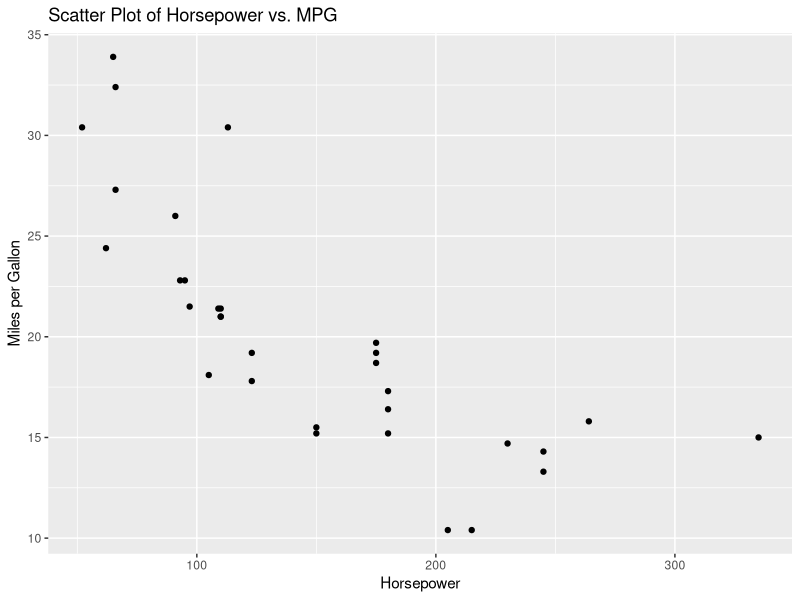
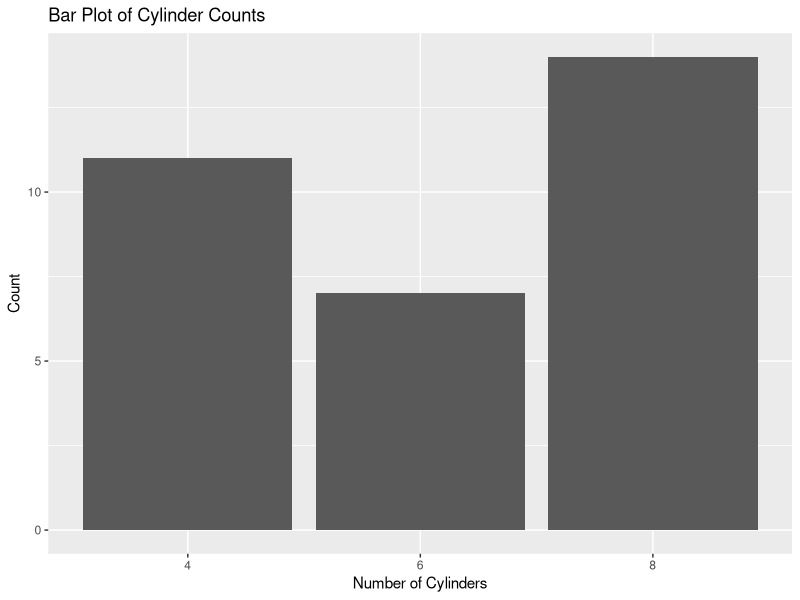
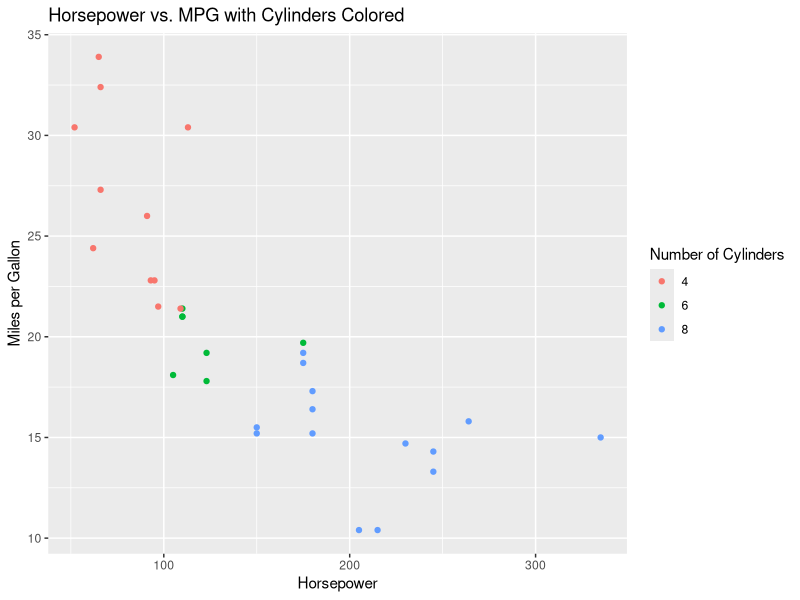
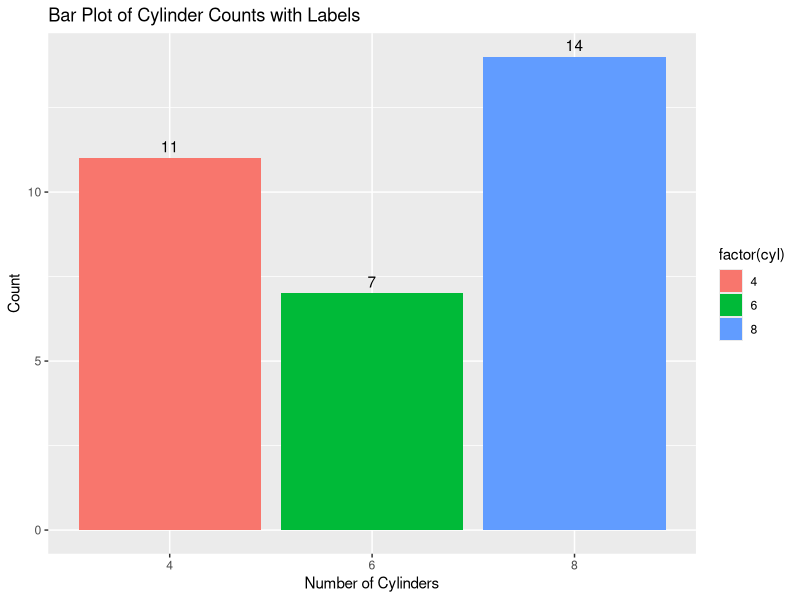
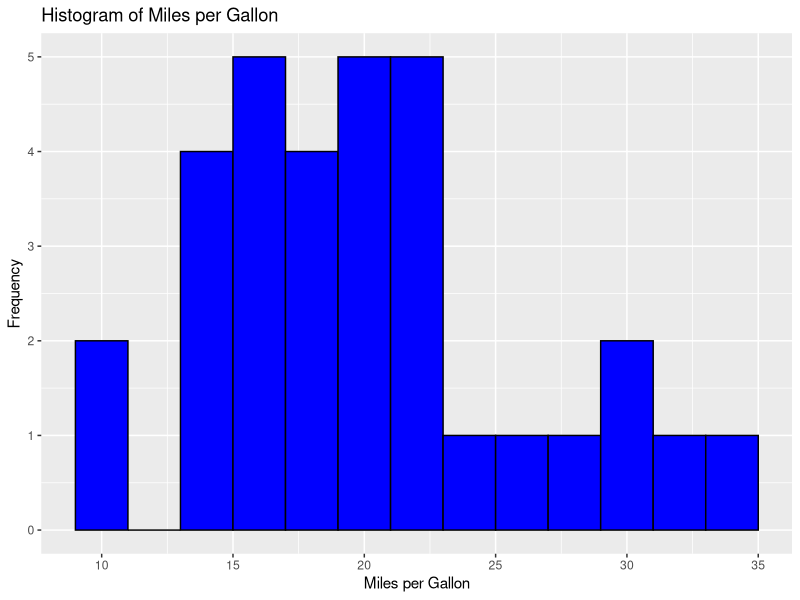
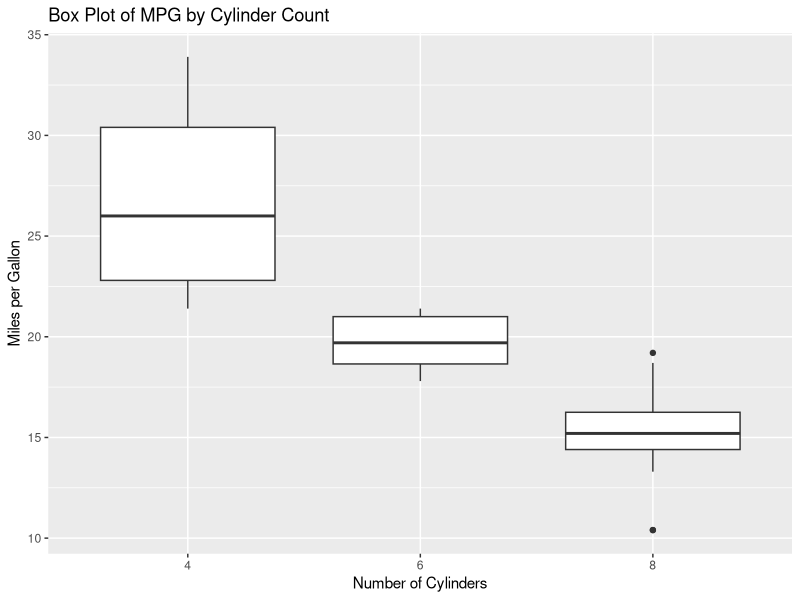
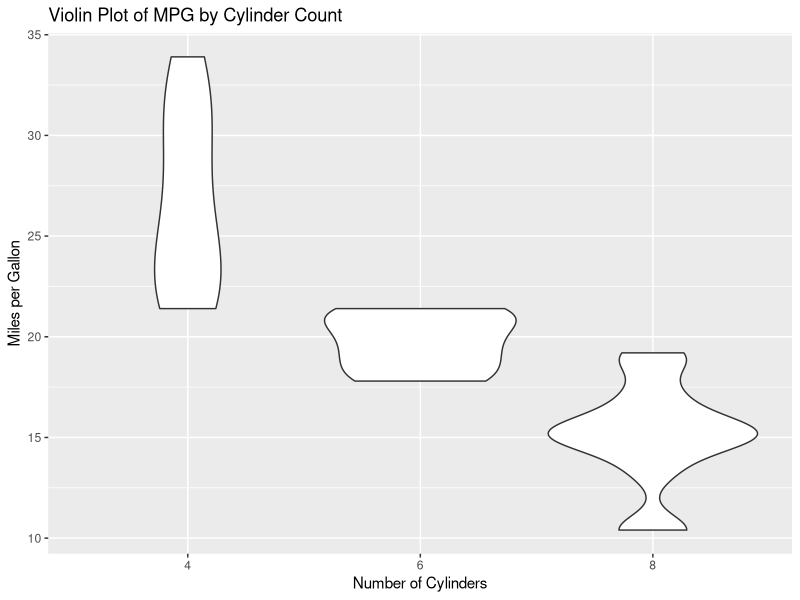
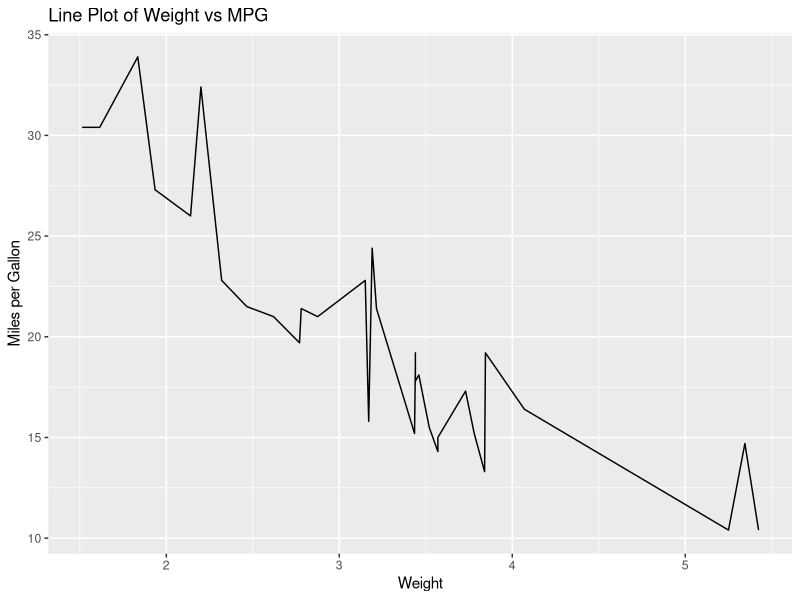

R code for these plots, in order:
library(ggplot2)

# Scatter Plot
ggplot(mtcars, aes(x = hp, y = mpg)) +
  geom_point() +
  labs(title = "Scatter Plot of Horsepower vs. MPG",
       x = "Horsepower",
       y = "Miles per Gallon")

# Bar Plot
ggplot(mtcars, aes(x = factor(cyl))) +
  geom_bar() +
  labs(title = "Bar Plot of Cylinder Counts",
       x = "Number of Cylinders",
       y = "Count")

# Scatter Plot with Color
ggplot(mtcars, aes(x = hp, y = mpg, color = factor(cyl))) +
  geom_point() +
  labs(title = "Horsepower vs. MPG with Cylinders Colored",
       x = "Horsepower",
       y = "Miles per Gallon",
       color = "Number of Cylinders")

# Bar Plot with Labels
ggplot(mtcars, aes(x = factor(cyl), fill = factor(cyl))) +
  geom_bar() +
  geom_text(stat = "count", aes(label = ..count..), vjust = -0.5) +
  labs(title = "Bar Plot of Cylinder Counts with Labels",
       x = "Number of Cylinders",
       y = "Count")

# Histogram of Miles per Gallon
ggplot(mtcars, aes(x = mpg)) +
  geom_histogram(binwidth = 2, fill = "blue", color = "black") +
  labs(title = "Histogram of Miles per Gallon",
       x = "Miles per Gallon",
       y = "Frequency")

# Box Plot of MPG by Cylinder Count
ggplot(mtcars, aes(x = factor(cyl), y = mpg)) +
  geom_boxplot() +
  labs(title = "Box Plot of MPG by Cylinder Count",
       x = "Number of Cylinders",
       y = "Miles per Gallon")

# Violin Plot
ggplot(mtcars, aes(x = factor(cyl), y = mpg)) +
  geom_violin() +
  labs(title = "Violin Plot of MPG by Cylinder Count",
       x = "Number of Cylinders",
       y = "Miles per Gallon")

# Line Plot
ggplot(mtcars, aes(x = wt, y = mpg)) +
  geom_line() +
  labs(title = "Line Plot of Weight vs MPG",
       x = "Weight",
       y = "Miles per Gallon")

# Density Plot
ggplot(mtcars, aes(x = mpg)) +
  geom_density(fill = "lightblue") +
  labs(title = "Density Plot of Miles per Gallon",
       x = "Miles per Gallon",
       y = "Density")
